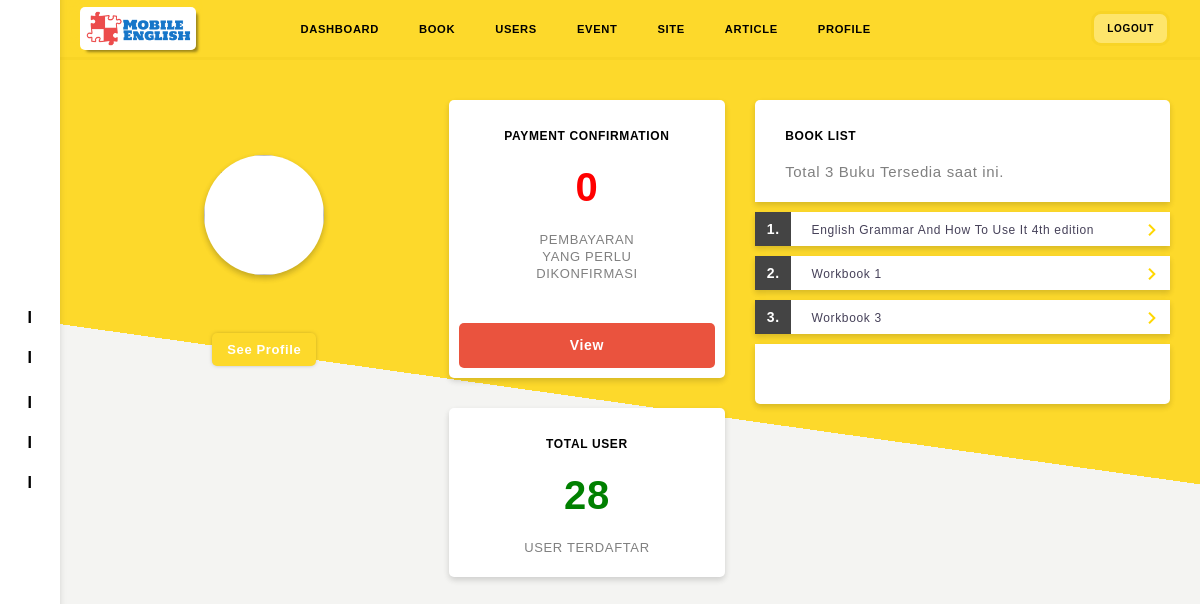
Before: /office/start.php with the older database file.
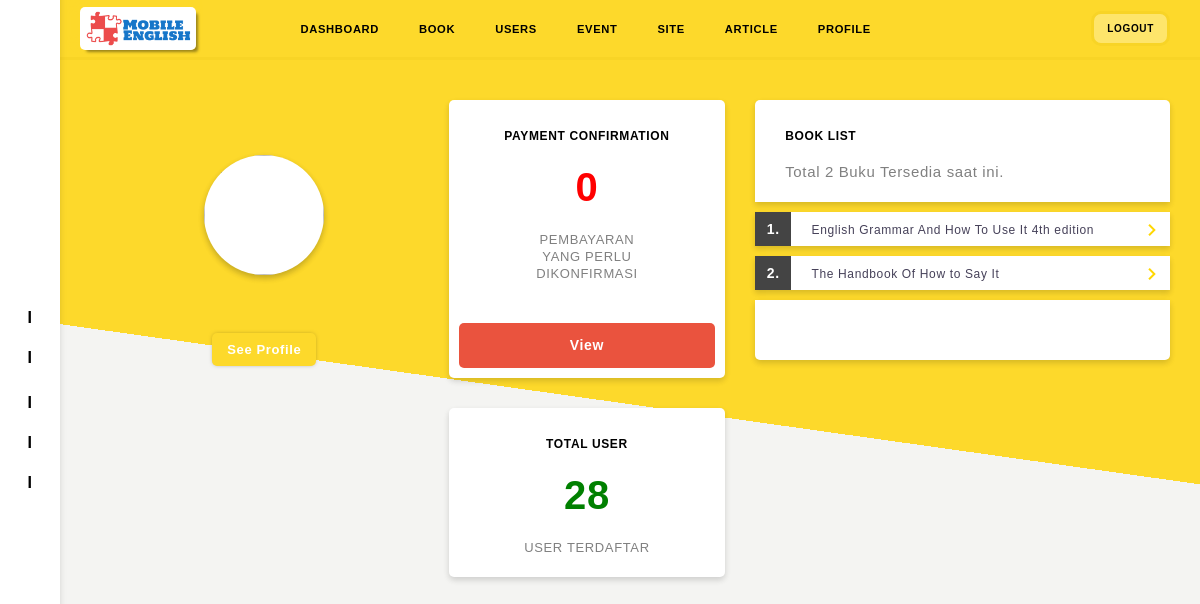
After: the same page with the newer database file.
### tables this page shows
CREATE TABLE `book` (
  `book_id` int(11) NOT NULL,
  `book_num` int(100) NOT NULL,
  `cover_img` varchar(200) NOT NULL,
  `name` varchar(200) NOT NULL,
  `harga` varchar(250) NOT NULL,
  `sinop` text NOT NULL
);

### office/controller/auth.php (called while the page is built, shortened)
<?php
class Auth {
	function executeNotRow($sql){
		require "config/database.php";
		$execute = $db->query($sql);
		return $execute;
	}
	function getAdminById($id){
		require "config/database.php";
		$sql = "SELECT * FROM user_section_admin WHERE admin_id = '$id'";
		$execute = $db->query($sql);
		$row = $execute->fetch_assoc();
		return $row;
	}
}
?>

### office/main.php (the view, shortened to what this page needs)
<main id="main" class="main-wrapper">
	<?php include 'header.php'; ?>
	<section class="content">
		<div class="profile">
			<div class="profile-image">
				<img src="assets/profile_img/<?php echo $admin_data["foto"];?>">
			</div>
			<a href="profile.php">See Profile</a>
		</div>
		<div class="analytic">
			<?php
				$data = $auth->executeNotRow("SELECT * FROM user_payment WHERE status = 1");
				$count_payment_data = mysqli_num_rows($data);
				$data = $auth->executeNotRow("SELECT * FROM users");
				$count_users_data = mysqli_num_rows($data);
			?>
			<div class="box">
				<h4>Payment Confirmation</h4>
				<p class="count"><?php echo $count_payment_data; ?></p>
				<p class="text">Pembayaran yang perlu dikonfirmasi</p>
				<a class="button" href="payment.php">View</a>
			</div>
			<div class="box">
				<h4>Total User</h4>
				<p style="color: green" class="count"><?php echo $count_users_data; ?></p>
				<p class="text">User Terdaftar</p>
			</div>
		</div>
		<div class="book-list">
			<?php
				$data = $auth->executeNotRow("SELECT * FROM book");
				$count_book_data = mysqli_num_rows($data);
				$i = 1;
			?>
			<div class="list-head">
				<h4>Book List</h4>
				<p class="text">Total <?php echo " " . $count_book_data . " " ?> Buku Tersedia saat ini.</p>
			</div>
			<?php
			while ($book_data = $data->fetch_assoc()) {
			?>
			<div class="list-item">
				<div class="num"><?php echo $i++ ?>. </div>
				<a href="book_detail.php?book_ref=<?php echo $book_data['book_id'];?>"><?php echo $book_data["name"]; ?></a>
				<div class="arrow"><i class="material-icons">keyboard_arrow_right</i></div>
			</div>
			<?php
				}
			?>
			<div class="list-footer"></div>
		</div>
	</section>
</main>

Changed rows visible on the page:
removed book: name "Workbook 3"
changed book: name "Workbook 1" → "The Handbook Of How to Say It"
Other visible differences:
$count_book_data: "3" → "2"
